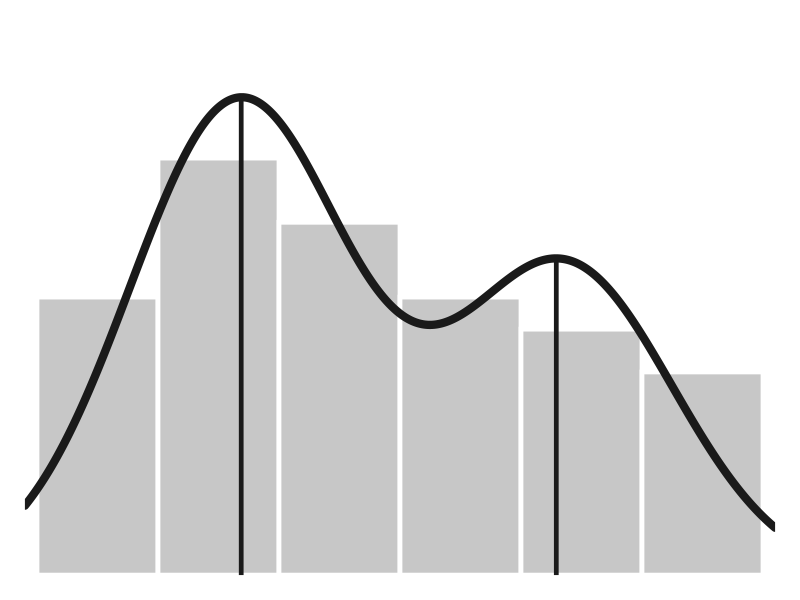

Write R code to recreate this figure.
# Standalone thumbnail: the formal/plural-attractor condition, bold enough to
# survive being displayed at 82px. Run from this directory.
suppressMessages({
  library(ggplot2)
  library(dplyr)
})
out <- "thumb-hist.png"

is_unimodal <- function(mu1, mu2, sigma, p) {
  D <- abs(mu1 - mu2) / (2 * sigma)
  s <- sqrt(pmax(D^2 - 1, 0))
  D <= 1 | abs(log(p / (1 - p))) >= 2 * log(D - s) + 2 * D * s
}
mix <- function(x, mu1, mu2, sigma, p) {
  p * dnorm(x, mu1, sigma) + (1 - p) * dnorm(x, mu2, sigma)
}
gibbs_bimodal <- function(x, n_iter = 12000, burn_in = 2000, m = 1, nu = 4) {
  n <- length(x); s2 <- var(x); xi <- unname(quantile(x, c(0.25, 0.75)))
  mu <- xi; sig2 <- var(x) / 2; p <- 0.5
  d <- matrix(NA_real_, n_iter - burn_in, 4,
              dimnames = list(NULL, c("mu1", "mu2", "sigma", "p")))
  for (t in seq_len(n_iter)) {
    d1 <- p * dnorm(x, mu[1], sqrt(sig2))
    d2 <- (1 - p) * dnorm(x, mu[2], sqrt(sig2))
    z <- 1 + (runif(n) > d1 / (d1 + d2))
    for (j in 1:2) {
      nj <- sum(z == j); xb <- if (nj > 0) mean(x[z == j]) else 0
      mu[j] <- rnorm(1, (m * xi[j] + nj * xb) / (m + nj), sqrt(sig2 / (m + nj)))
    }
    b <- (s2 + sum((x - mu[z])^2) + m * sum((mu - xi)^2)) / 2
    sig2 <- 1 / rgamma(1, shape = (nu + n + 2) / 2, rate = b)
    n1 <- sum(z == 1); p <- rbeta(1, n1 + 1, n - n1 + 1)
    if (t > burn_in) {
      o <- order(mu)
      d[t - burn_in, ] <- c(mu[o], sqrt(sig2), if (o[1] == 1) p else 1 - p)
    }
  }
  as.data.frame(d)
}

x <- read.csv("honorific-plural.csv") |>
  filter(verb == "pl", register == "formal", attractor == "pl") |>
  group_by(participant) |>
  summarise(a = mean(yes), .groups = "drop") |>
  pull(a)

set.seed(2026)
f <- gibbs_bimodal(x)
mu1 <- mean(f$mu1); mu2 <- mean(f$mu2); s <- mean(f$sigma); w <- mean(f$p)

xg <- seq(-0.12, 1.12, length.out = 601)
curve <- data.frame(x = xg, y = mix(xg, mu1, mu2, s, w))

# modes of the fitted density
sl <- diff(curve$y)
modes <- curve$x[which(sl[-length(sl)] > 0 & sl[-1] <= 0) + 1]
peaks <- data.frame(x = modes, y = mix(modes, mu1, mu2, s, w))

p <- ggplot() +
  geom_histogram(
    data = data.frame(a = x), aes(a, after_stat(density)),
    binwidth = 0.2, center = 0,
    fill = "grey78", colour = "white", linewidth = 1.6
  ) +
  geom_segment(
    data = peaks, aes(x = x, xend = x, y = 0, yend = y),
    linewidth = 1.6, colour = "grey10"
  ) +
  geom_line(data = curve, aes(x, y), linewidth = 2.8, colour = "grey10",
            lineend = "round") +
  coord_cartesian(xlim = c(-0.12, 1.12), ylim = c(0, 1.55), expand = FALSE) +
  theme_void() +
  theme(
    plot.background = element_rect(fill = "white", colour = NA),
    plot.margin = margin(18, 18, 18, 18)
  )

ggsave(out, p, width = 4, height = 4, dpi = 200)
cat("saved", out, "\n")
